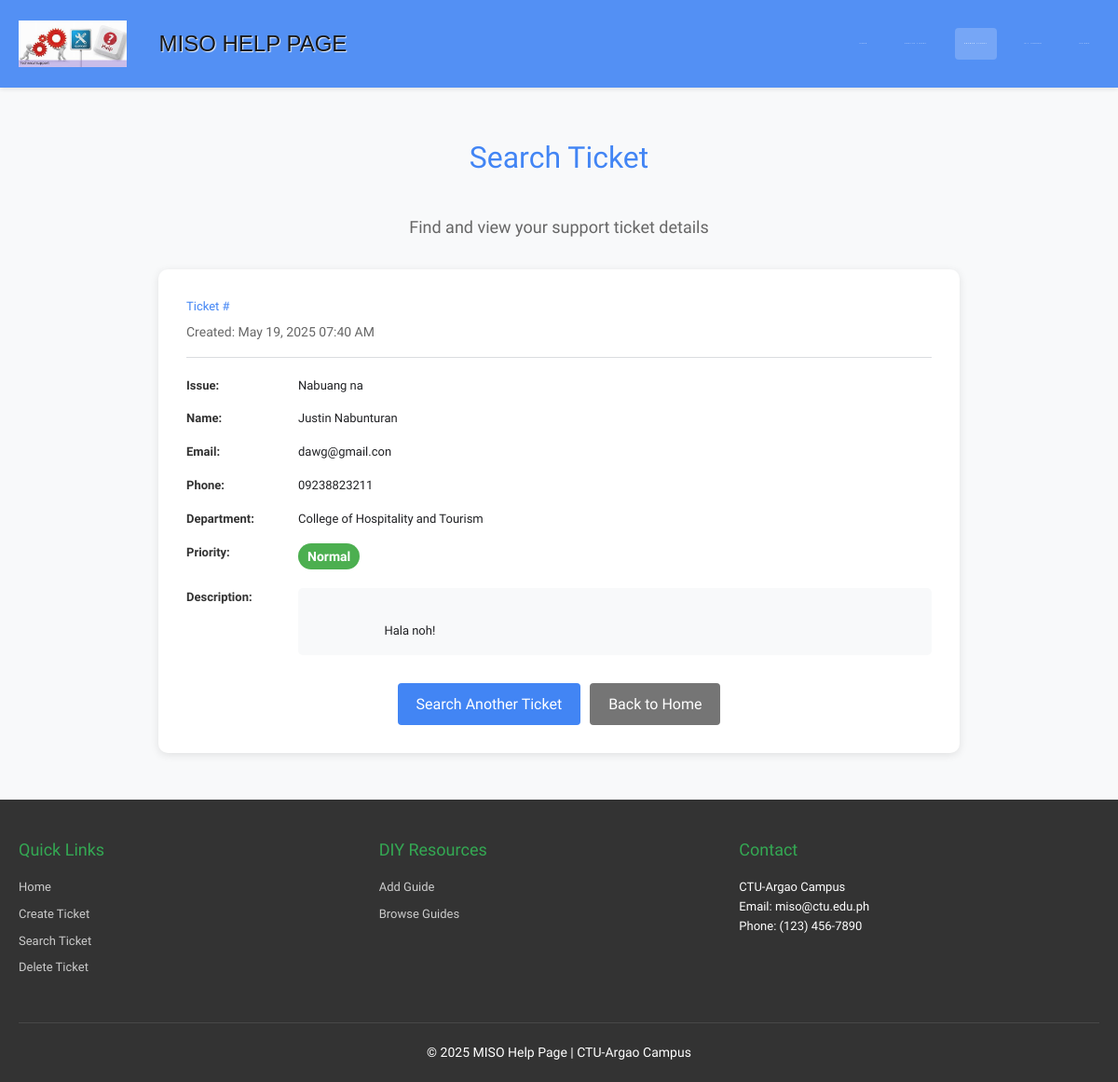
The page /search.php?id=3 on the database its author committed.
### tables this page shows
CREATE TABLE `tickets` (
  `ID` int(11) NOT NULL,
  `fname` varchar(50) NOT NULL,
  `lname` varchar(50) NOT NULL,
  `email` varchar(100) NOT NULL,
  `dept` int(11) NOT NULL DEFAULT current_timestamp(),
  `phone_no` varchar(20) NOT NULL,
  `priority` int(11) NOT NULL,
  `issue` varchar(100) NOT NULL,
  `description` text NOT NULL,
  `created_at` timestamp NOT NULL DEFAULT current_timestamp()
);

### functions.php (called while the page is built, shortened)
<?php
function get_db_connection() {
    $servername = "localhost";
    $username = "root";
    $password = "";
    $dbname = "finalproject";
    $connection = new mysqli($servername, $username, $password, $dbname);
    $connection->set_charset("utf8");
    return $connection;
}
function format_datetime($datetime, $format = 'M d, Y h:i A') {
    $date = new DateTime($datetime);
    return $date->format($format);
}
function get_department_name($dept_id) {
    $departments = [
        1 => "College of Education",
        2 => "College of Agriculture",
        3 => "College of Forestry",
        4 => "College of Hospitality and Tourism",
        5 => "College of Arts and Science",
        6 => "Registrar's Office",
        7 => "Administrative Office",
        8 => "Cashier's/Accounting Office",
        9 => "College of Technology and Engineering"
    ];
    return isset($departments[$dept_id]) ? $departments[$dept_id] : "Unknown";
}
function get_priority_name($priority_id) {
    $priorities = [
        1 => "Normal",
        2 => "High",
        3 => "Urgent"
    ];
    return isset($priorities[$priority_id]) ? $priorities[$priority_id] : "Unknown";
}
function get_priority_class($priority_id) {
    $classes = [
        1 => "priority-normal",
        2 => "priority-high",
        3 => "priority-urgent"
    ];
    return isset($classes[$priority_id]) ? $classes[$priority_id] : "";
}
function get_ticket($id) {
    $conn = get_db_connection();
    $stmt = $conn->prepare("SELECT * FROM tickets WHERE id = ?");
    $stmt->bind_param("i", $id);
    $stmt->execute();
    $result = $stmt->get_result();
    $ticket = null;
    if ($result->num_rows > 0) {
        $ticket = $result->fetch_assoc();
    }
    return $ticket;
}
?>

### search.php (the view, shortened to what this page needs)
<?php
require_once 'functions.php';
include 'header.php';
if (isset($_GET["id"])) {
    $id = clean_input($_GET["id"]);
    $ticket = get_ticket($id);
    if ($ticket) {
        ?>
        <div class="ticket-details-container">
            <div class="ticket-header">
                <h2>Ticket #<?php echo $ticket["id"]; ?></h2>
                <span class="ticket-date">Created: <?php echo format_datetime($ticket["created_at"]); ?></span>
            </div>
            <div class="ticket-info">
                <div class="info-row">
                    <div class="info-label">Issue:</div>
                    <div class="info-value"><?php echo htmlspecialchars($ticket["issue"]); ?></div>
                </div>
                <div class="info-row">
                    <div class="info-label">Name:</div>
                    <div class="info-value"><?php echo htmlspecialchars($ticket["fname"] . " " . $ticket["lname"]); ?></div>
                </div>
                <div class="info-row">
                    <div class="info-label">Email:</div>
                    <div class="info-value"><?php echo htmlspecialchars($ticket["email"]); ?></div>
                </div>
                <div class="info-row">
                    <div class="info-label">Phone:</div>
                    <div class="info-value"><?php echo htmlspecialchars($ticket["phone_no"]); ?></div>
                </div>
                <div class="info-row">
                    <div class="info-label">Department:</div>
                    <div class="info-value"><?php echo get_department_name($ticket["dept"]); ?></div>
                </div>
                <div class="info-row">
                    <div class="info-label">Priority:</div>
                    <div class="info-value">
                        <span class="priority <?php echo get_priority_class($ticket["priority"]); ?>">
                            <?php echo get_priority_name($ticket["priority"]); ?>
                        </span>
                    </div>
                </div>
                <div class="info-row description-row">
                    <div class="info-label">Description:</div>
                    <div class="info-value description-text">
                        <?php echo nl2br(htmlspecialchars($ticket["description"])); ?>
                    </div>
                </div>
            </div>
            <div class="ticket-actions">
                <a href="search.php" class="btn btn-primary">Search Another Ticket</a>
                <a href="index.php" class="btn btn-secondary">Back to Home</a>
            </div>
        </div>
        <?php
    }
}
?>
<?php
include 'footer.php';
?>

### css/demo.css (style rules this page uses)
body { background:#e6eecc; color: #333; font-family: 'Terminal Dosis', Arial, sans-serif; font-size: 13px; width:100%; }
a { color: #fff; text-decoration: none; }

### header.php (style rules this page uses)
:root { --primary-color: #4285f4; --secondary-color: #34a853; --accent-color: #ea4335; --light-bg: #f8f9fa; --dark-text: #202124; --light-text: #ffffff; --border-color: #dadce0; }
body { font-family: 'Terminal Dosis', Arial, sans-serif; margin: 0; padding: 0; background-color: var(--light-bg); color: var(--dark-text); line-height: 1.6; }

### search.php (style rules this page uses)
.ticket-details-container { background-color: white; border-radius: 10px; padding: 30px; max-width: 800px; margin: 0 auto; box-shadow: 0 2px 10px rgba(0,0,0,0.1); }
.ticket-header { border-bottom: 1px solid var(--border-color); padding-bottom: 15px; margin-bottom: 20px; }
.ticket-header h2 { color: var(--primary-color); margin-bottom: 5px; }
.ticket-date { color: #666; font-size: 14px; }
.ticket-info { margin-bottom: 30px; }
.info-row { display: flex; margin-bottom: 15px; align-items: flex-start; }
.info-label { width: 120px; font-weight: bold; color: #333; }
.info-value { flex: 1; }
.description-row { margin-top: 20px; }
.description-text { background-color: var(--light-bg); padding: 15px; border-radius: 5px; white-space: pre-wrap; line-height: 1.6; }
.priority { display: inline-block; padding: 3px 10px; border-radius: 20px; font-size: 14px; font-weight: bold; }
.priority-normal { background-color: #4caf50; color: white; }
.ticket-actions { display: flex; gap: 10px; justify-content: center; }
.btn { display: inline-block; padding: 10px 20px; border: none; border-radius: 4px; cursor: pointer; font-size: 16px; text-decoration: none; text-align: center; transition: background-color 0.3s; }
.btn-primary { background-color: var(--primary-color); color: white; }
.btn-secondary { background-color: #757575; color: white; }

### rows shown on the page
tickets: created_at "May 19, 2025 07:40 AM", issue "Nabuang na", fname+lname "Justin Nabunturan", email "dawg@gmail.con", phone_no "09238823211", dept "College of Hospitality and Tourism", priority "Normal", description "Hala noh!"

### other values the page prints
$pageTitle "Search Ticket"
$pageSubtitle "Find and view your support ticket details"
